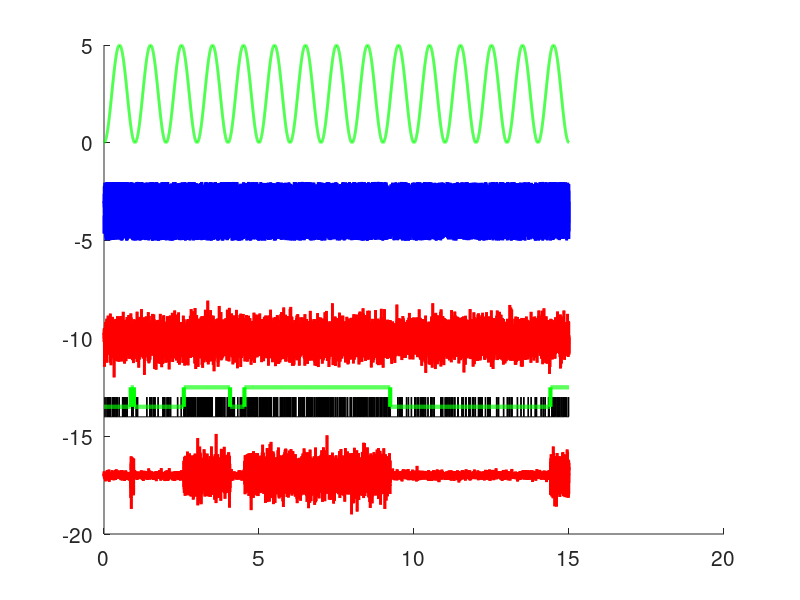

Source code (MATLAB): (Note: this script raises an error after producing the figure.)
clc
clear
close all
set(0,'DefaultLineLineWidth',2)
set(0,'DefaultAxesFontSize',15)
%% TIMES ARE IN SECONDS BY DEFAULT
rng_seed = randi([1,1e3]); %   990,878,848

rng(rng_seed);
    
doSaveAllData = false; %whether to save more data than is sent to rtxi

dt = 1e-3;
ms2samples = @(t_ms) floor((t_ms/dt)*(1e-3));
sec2samples = @(t_ms) floor((t_ms/dt));


%% Filler functions i'd want to construct stimulu file

%default params
preTimeDefault = 0.5;
postTimeDefault = 0.5;


%% Channel definitions - pulled from 2020.01.15.MBm04_awake3

% ? trigger (002 trig0)
% ? trigger (003 trig1)
% ? trigger (004 trig2)

% uWhisk (005 ugalv)
% uOpto (006 uopto)

% FR target (010 yRef)

%Thesse are one 4D vector, {0,1}

% ? Feedback Ctrl Gate (012 gate 0)
% ? Feedback Estim. Gate (013 gate1)
% ? Lock Stim Gate (014 gate2)
% ? Add Noise Gate (015 gate3)



%opto_noise ON (implies)-> CL gate OFF
%%
i2t = @(i) (i-1)*dt;
len2t = @(len) 0:dt:((len-1)*dt);
t2i = @(t) round(t/dt);


fOFF = @(len,params) zeros(1,len);
shuffle = @(vec) vec(randperm(numel(vec)));

wClip = [-5,5]
clipFun = @(x,xmin,xmax) min(max(x,xmin),xmax);


optoNoiseMag = 1;
optoNoiseFun = @(len,mag) mag*rand(1,len);
optoNoiseFunDefault = @(len, ~) optoNoiseFun(len, optoNoiseMag);

whiskerNoiseMag = .5;
whiskerNoiseLowPassFreq = 200;
lowpassFun = @(vec) lowpass(vec, whiskerNoiseLowPassFreq, 1/dt);

whiskerNoiseFun = @(len,mag) clipFun(mag*randn(1,len), wClip(1),wClip(2));
whiskerNoiseFunDefault = @(len, ~) whiskerNoiseFun(len,whiskerNoiseMag);

sinRaised = @(t) (-cos(t)+1)/2;
sineFun = @(len,mag,freq) mag*sinRaised(2*pi*freq*len2t(len));

len=15e3
t = len2t(len);




trf = @(tp) [1-tp,tp;tp,1-tp];
frf = @(f1,f2) [1-f1,f1;1-f2,f2];

hmmDwellTime = 2;%in seconds
ptr_expt = (1/hmmDwellTime)*dt;
f1_expt = 20*dt;
f2_expt = 50*dt;

TR = trf(ptr_expt);
FR = frf(f1_expt,f2_expt);

stateGenFun = @(len, pTR) hmmgenerate(len, trf(pTR) , FR); 

state2gain = @(states,mag1,mag2) ((states-1)*(mag2-mag1)) + mag1;
stateWhiskerFun = @(len, states, mag1, mag2) whiskerNoiseFun(len,1).*state2gain(states,mag1,mag2);




[spks_,states_]  = stateGenFun(len, .5*dt);

figure(1)
clf
hold on
plot(t,sineFun(len,5,1),'g')
plot(t,optoNoiseFun(len,3)-5,'b')
plot(t,whiskerNoiseFun(len,.5)-10,'r')

plot(t,spks_-15,'k','LineWidth',1)
plot(t,states_-14.5,'g','LineWidth',3)

plot(t, stateWhiskerFun(len, states_, .1,.5)-17,'r')


hold off


%% construct dictionaries
array2cell = @(ary) arrayfun(@(a) {a}, ary);
buildConditionCell = @(cNameAry) array2cell(struct('conditionName',cNameAry));

ChannelMap = containers.Map()
ChannelMap('triggers') = 2;

ChannelMap('whisk') = 5;
ChannelMap('opto') = 7;

ChannelMap('yRef') = 10;

ChannelMap('fbCtrl') = 12;%12
ChannelMap('fbEstim') = 13+1;%13

%Fake:
ChannelMap('stateOverride') = 21;

ChannelMap('doOverrideState') = 25;

ChannelMap('decodedState') = 17;
ChannelMap('trueState') = 19;



channelVals = ChannelMap.values;
channelKeys = ChannelMap.keys;

[channelVals,sortIdx_] = sort([channelVals{:}]);
channelKeys = {channelKeys{sortIdx_}};

nChannels = max(channelVals);



ColorsMap = containers.Map()
ColorsMap('whisk') = [1,.5,.5];
ColorsMap('opto') = [.3,.5,1];
ColorsMap('triggers') = [1,1,1]*.3;


fillStruct = @(Obj) fillColorChannel(Obj, ColorsMap, ChannelMap);

%% construct condition-specific dictionaries
offStruct = struct('function',fOFF);

whiskSweepStruct.function = whiskerNoiseFun;
whiskSweepStruct.type = 'whisk';
whiskSweepStruct = fillStruct(whiskSweepStruct);

whiskStruct.function = whiskerNoiseFunDefault
whiskStruct.type = 'whisk'
whiskStruct = fillStruct(whiskStruct);

optoNoiseStruct.function = optoNoiseFunDefault;
optoNoiseStruct.type = 'opto';
optoNoiseStruct = fillStruct(optoNoiseStruct);

ConditionStructMap = containers.Map()
ConditionStructMap('OFF') = offStruct;
ConditionStructMap('whisk_ON') = whiskStruct;
ConditionStructMap('whiskSweep_ON') = whiskSweepStruct;
ConditionStructMap('optoNoise_ON') = optoNoiseStruct;


getColor = @(name) ColorsMap(ConditionStructMap(name).type);


%% Phase 1A: Whisker Calibration

cond_1a = {'whiskSweep_ON'}
w_mags_sweep = num2cell([1,2,3,4,5]/5); 

%binding conditions and params should be different than binding conditions?
sweep = struct('conditionName',cond_1a,'params',w_mags_sweep);
sweepConditions = array2cell(sweep);

%%
%{
Phase1A.title = 'Phase 1A: Whisker Calibration Sweep';
%Phase1A.times = [0.5, 5.0, 0.5];
Phase1A.times = [.9,1,.1];

Phase1A.trialLength = sum(Phase1A.times)
Phase1A.nreps = 10;
Phase1A.dt = dt;

Phase1A.conditions = sweepConditions;
Phase1A.nCond = length(sweepConditions);
[ Phase1A ] = generateStimuli( Phase1A, ConditionStructMap ,ChannelMap,ColorsMap);

figure(2)
clf
plotExptPhase(Phase1A)

set(gcf,'Position',[144   563   676   242])

return
%}

%% Phase 1B: Identification stimulus (add probe stim to end of this?)

Phase1B.title = 'Phase 1B: Whisker & Opto Identification Stimulus';

whisk_cond = buildConditionCell({'whisk_OFF','whisk_ON'});
opto_noise_cond = buildConditionCell({'optoNoise_OFF','optoNoise_ON'});
Phase1B.options = {opto_noise_cond, whisk_cond};


TimeMap1B = containers.Map();
TimeMap1B('whisk') = [4.0, 5 , 1.0];
TimeMap1B('opto') = [4.0, 5, 1.0];

Phase1B.times = TimeMap1B;%[0.5, 5.0, 0.5];
Phase1B.trialLength = sum(TimeMap1B('whisk'));

Phase1B.nreps = 25;
Phase1B.dt = dt;
Phase1B.ChannelMap = ChannelMap;

[ Phase1B.conditions, Phase1B.nCond ] = combineConditionsMulti(Phase1B.options);
[ Phase1B ] = generateStimuli( Phase1B, ConditionStructMap ,ChannelMap,ColorsMap);

P1B_whisk = Phase1B.fullSegment(2,:);
P1B_whisk_lowpass = lowpassFun(P1B_whisk);
Phase1B.fullSegment(2,:) = P1B_whisk_lowpass;


Phase1B.StimBlock = zeros(nChannels,size(Phase1B.fullSegment,2));
Phas1B.StimBlock(ChannelMap('opto'),:) = Phase1B.fullSegment(1,:);
Phas1B.StimBlock(ChannelMap('whisk'),:) = Phase1B.fullSegment(2,:);



figure(121)
clf
hold on
plot(P1B_whisk,'r')
plot(P1B_whisk_lowpass,'k')



%{
P1B_whiskerRescale = shuffle(linspace(whiskerNoiseMag/3, whiskerNoiseMag*3 , Phase1B.nreps));
onesSub = ones(1,t2i(Phase1B.trialLength)*Phase1B.nCond);

rescaleTime = [];
for i =1:Phase1B.nreps
    rescaleTime = [rescaleTime, onesSub*P1B_whiskerRescale(i)];
end

Phase1B.fullSegment(2,:) = Phase1B.fullSegment(2,:).*rescaleTime;
figure(4)
clf
plot(P1B_whiskerRescale)
%}

figure(3)
clf
plotExptPhase(Phase1B)
set(gcf,'Position',[   144   171   676   318])




















%% Phase 2A: Opto & Whisker probes
Phase2A.dt=dt;
Phase2A.ChannelMap = ChannelMap;
Phase2A.title = 'Phase2A: probe stim';

P2A_prePad = 1;
P2A_postPad = .5;

ProbeSubLen = 1;

ProbeFreq = 10;%Hz
ProbePer = 1/ProbeFreq;
ProbePerI = t2i(ProbePer);

optoOnI = 1;
optoTimes = [optoOnI, ProbePerI-optoOnI];
optoMag = [1,0];

padSegment = @(t) zeros(1,t2i(t));

optoSegment = [];
for i = 1:length(optoTimes)
    optoSegment = [optoSegment, optoMag(i)*ones(1,optoTimes(i) )];
end
optoStack = [padSegment(P2A_prePad), repmat(optoSegment,[1,ProbeFreq]), padSegment(P2A_postPad)]
    

%val = 1-exp(-k*t);
%1-val = exp(-k*t)
%log(1-val) = -K*t
%-log(1-Val) = K*t = -log(1-.99) = K*(5ms) = 4.6052


ExpVal = 0.99; 
ExpTime = 5*dt;
ExpK = -log(1-ExpVal) / (ExpTime); %this time constant ensures it reaches ExpVal of the way to steady state by ExpTime;

V2deg = @(V) 2*V;
AvgRotaVelocity = @(Vsnip) V2deg( mean(abs(diff( Vsnip )))) /dt;
targVelocity = 1000;%degrees/sec

t_half = i2t(1:t2i(6*dt));
t_sawStack = {t_half, t_half+t_half(end)}
t_saw = [t_sawStack{:}]

expRiseF = @(t) 1-exp(-ExpK*t);
expFallF = @(t) (1-exp(-ExpK*5*dt))*exp(-ExpK*t);
expSawF = @(tStack) [expRiseF(tStack{1}), expFallF(tStack{1}+dt) ];


VelocityScale = targVelocity / AvgRotaVelocity(expRiseF(t_half));

expSawSnip = VelocityScale*expSawF(t_sawStack);
sprintf('Average rotational velocity is %.1f deg/sec',AvgRotaVelocity(expSawSnip(1:length(expSawSnip)/2)))

whiskWaveSegment = [expSawSnip, zeros(1, ProbePerI-length(expSawSnip)) ];

whiskWaveStack = [padSegment(P2A_postPad), repmat(whiskWaveSegment,[1,ProbeFreq]), padSegment(P2A_prePad)];

%stagger opto from whisker

optoFull = [optoStack,zeros(1,length(whiskWaveStack))];
whiskWaveFull = [zeros(1,length(optoStack)),whiskWaveStack];
P2A_trig = zeros(size(optoFull));
P2A_trig(1)=1;


Phase2A.fullt = i2t(1:length(optoFull));

Phase2A.StimBlock = zeros(nChannels,length(optoFull));

Phase2A.StimBlock(ChannelMap('whisk'),:) = whiskWaveFull;
Phase2A.StimBlock(ChannelMap('opto'),:) = optoFull;
Phase2A.StimBlock(ChannelMap('triggers'),:) = P2A_trig;

%{
figure(91)
clf
hold on
plot(t_saw/dt, expSawSnip )
plot(t_saw/dt,.99*ones(size(t_saw)),'r:')
hold off
xlabel('time [ms]')
title('exponential wave')
legend('exponential wave','0.99')
%}


figure(93)
clf
subplot(2,2,1)
hold on
plot(Phase2A.fullt, optoFull, 'Color',ColorsMap('opto'))
plot(Phase2A.fullt-2, whiskWaveFull, 'Color',ColorsMap('whisk'))
title(Phase2A.title)

xlim([1-dt,1+10*dt]);
subplot(2,1,2)
hold on
plot(Phase2A.fullt, P2A_trig+1, 'Color',ColorsMap('triggers'))
plot(Phase2A.fullt, optoFull, 'Color',ColorsMap('opto'))
plot(Phase2A.fullt, whiskWaveFull, 'Color',ColorsMap('whisk'))
xlabel('time [sec]')
%return

%Phase2A.dt ; %already set
%Phase2A.ChannelMap = ChannelMap;
%Phase2A.StimBlock;

figure(94)
clf
plotStimBlock(Phase2A)

Phase2A = savePhase2MatStim(Phase2A);
save('Phase2A_stimProtocol.mat','-struct','Phase2A')


%% Phase 2B: Control

Phase2B.dt = dt;
Phase2B.nreps = 6;
Phase2B.title = 'Phase 2B: Control type comparison';


P2B_numSubs = 5;
P2B_subLen = 30e3;
P2B_waitLen = 30e3;

P2B_trialLen = [P2B_subLen+P2B_waitLen] *P2B_numSubs;
P2B_tvec = i2t(1:P2B_trialLen);

nReroll = 0
nTransition = 0
nTrExpected = 10
stateSeqLen = P2B_subLen;
state_pTR = .5*dt;

%padFun = @(vec) [vec,NaN*ones(size(vec,1),P2B_waitLen)];
padFun = @(vec) [vec,zeros(size(vec,1),P2B_waitLen)];


while ((nTransition < nTrExpected) && (nReroll < 100))
    %"rerolls the dice" until you get a genuine HMM state sequence with
    %"enough" transitions
    nReroll = nReroll+1;

    [frozenSpikes,frozenStateSeq] = stateGenFun(P2B_subLen, state_pTR);
    nTransition = sum(abs(diff(frozenStateSeq)));
end

frozenDecode = hmmviterbi(frozenSpikes, trf(state_pTR),FR);
frozenWhiskerSeqFun = @(mags) stateWhiskerFun(stateSeqLen, frozenStateSeq, mags(1), mags(2));

STATE_NAIVE = max(frozenStateSeq(:))+1;

target = sineFun(P2B_subLen, 20*dt, 5);
olSine = sineFun(P2B_subLen, 5, 5);

figure(100)
clf
hold on
plot(i2t(1:stateSeqLen), frozenWhiskerSeqFun([0,.5]),'r')
plot(i2t(1:stateSeqLen), frozenStateSeq-1,'k:')
title(nReroll)

BigStimBlock = zeros(nChannels, P2B_trialLen);


olOn = [0,1,0,0,0];
ctrlOn = [0,1,1,1,1];
estOn = [0,0,1,1,1];
%open loop ff control  = control ON, estimation OFF

stateTrueOn = [0,0,0,0,1];
stateNaiveOn = [0,1,1,0,0];
stateOverrideOn = double([stateTrueOn | stateNaiveOn]);

stateDecodeOn = [0,0,0,1,0];

trueStateSeq = repmat(padFun(frozenStateSeq), [1,P2B_numSubs]);
trueNaiveStateSeq = [];


triggers = [];
targetStack=[];
stateGate = [] ;
optoStack = [];
fbGate = [];
estGate = [];

subOnes = ones(1,P2B_subLen);
triggerSegment = zeros(1,P2B_subLen);
triggerSegment(1)=1;


for i = 1:length(ctrlOn)
    
    
    triggers = [triggers, padFun(triggerSegment)];
    %Needs trial markers, needs 30seconds of silence inserted
    
    targetStack = [targetStack, padFun(ctrlOn(i)*target)];
    optoStack = [optoStack, padFun(olOn(i)*olSine)];
    fbGate = [fbGate, padFun(subOnes*ctrlOn(i))];
    estGate = [estGate, padFun(subOnes*estOn(i))];
    
    stateGate = [stateGate, padFun(subOnes*stateOverrideOn(i)) ];

    
    tnsSegment = 0*subOnes;
    if (stateNaiveOn(i)==1)
        tnsSegment = subOnes*STATE_NAIVE;
    end
    if (stateTrueOn(i)==1)
        tnsSegment = frozenStateSeq;
    end
    trueNaiveStateSeq = [trueNaiveStateSeq, padFun(tnsSegment)];

    
end



BigStimBlock(ChannelMap('whisk'),:) = repmat(padFun(frozenWhiskerSeqFun([0,.3])), [1,P2B_numSubs]);
BigStimBlock(ChannelMap('decodedState'),:) = repmat(padFun(frozenDecode), [1,P2B_numSubs]);
BigStimBlock(ChannelMap('trueState'),:) = trueStateSeq;

BigStimBlock(ChannelMap('triggers'),:) = triggers;
BigStimBlock(ChannelMap('stateOverride'),:) = trueNaiveStateSeq;
BigStimBlock(ChannelMap('doOverrideState'),:) = stateGate;

%BigStimBlock(ChannelMap('opto'),:) = optoStack;
BigStimBlock(ChannelMap('yRef'),:) = targetStack;

BigStimBlock(ChannelMap('fbCtrl'),:) = fbGate;
BigStimBlock(ChannelMap('fbEstim'),:) = estGate;



figure(103)
clf

Phase2B.dt ; %already set
Phase2B.ChannelMap = ChannelMap;
Phase2B.StimBlock = BigStimBlock;

Phase2B.trialT = i2t(1:size(Phase2B.StimBlock,2));

plotStimBlock(Phase2B)
Phase2B = savePhase2MatStim(Phase2B);
save('Phase2B_stimProtocol.mat','-struct','Phase2B')


%%




















